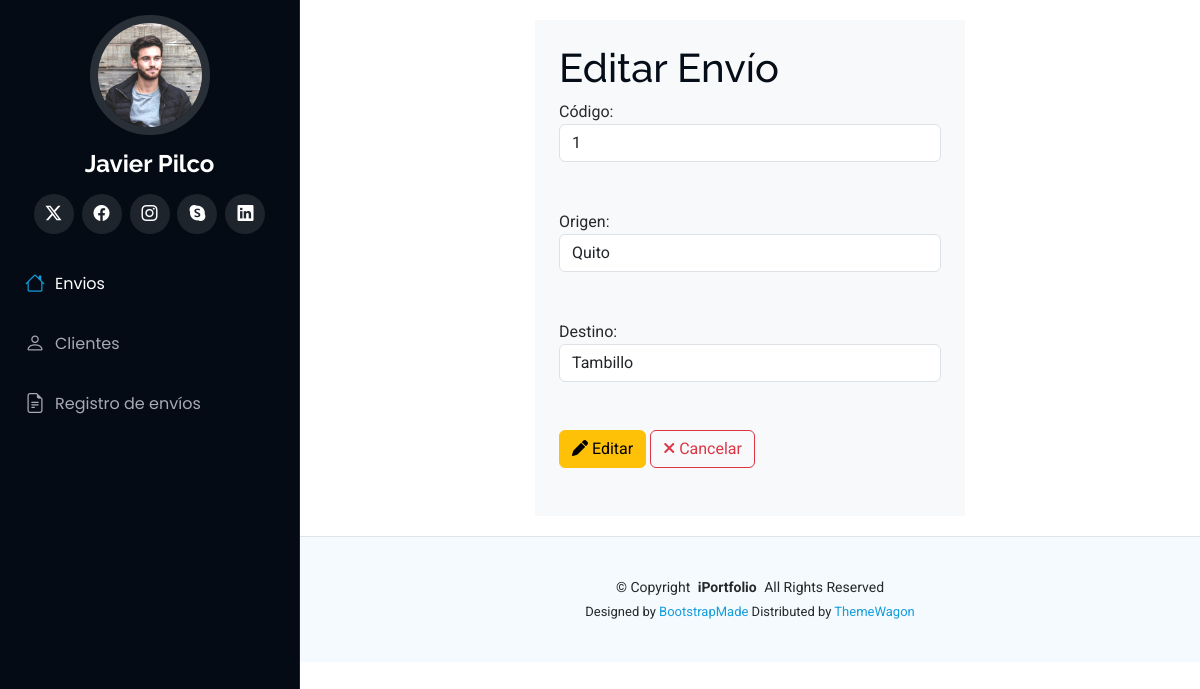
/editarEnvio/1, run on an earlier commit of the app's database.
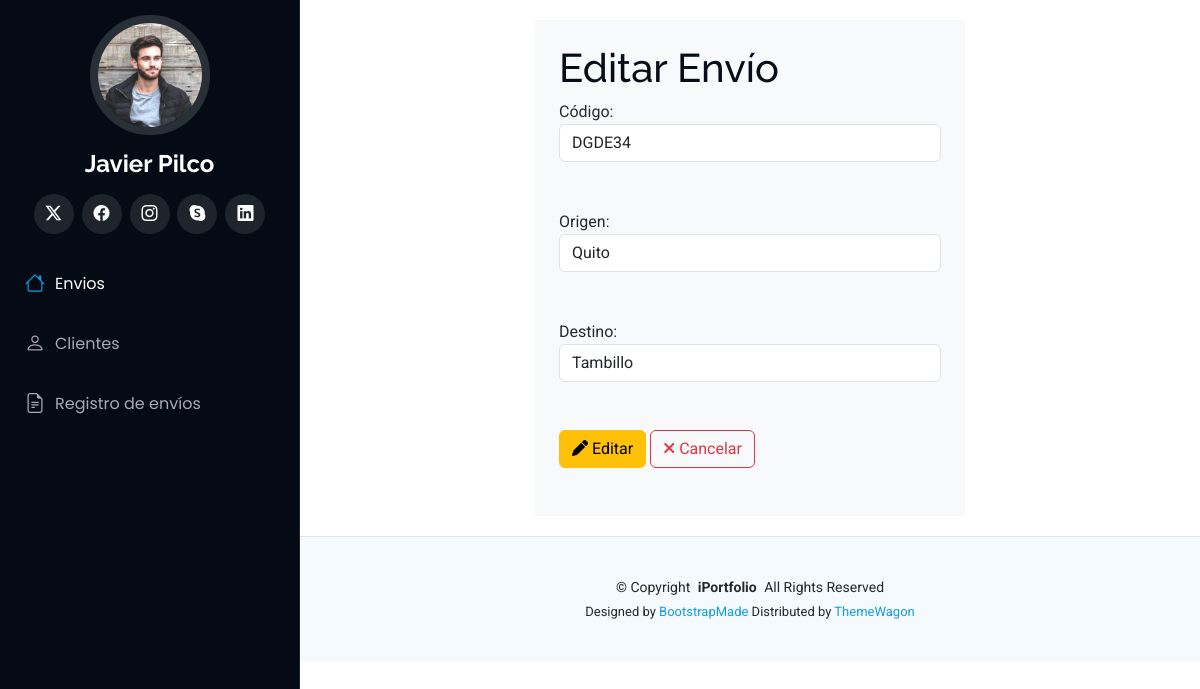
And on a later commit of the database.
### Aplicaciones/Logistica/models.py (models this page shows, shortened)
class Envio(models.Model):
    codigo = models.CharField(max_length=20, unique=True)
    origen = models.CharField(max_length=100)
    destino = models.CharField(max_length=100)

### Aplicaciones/Logistica/views.py (the view)
# urls.py: path('editarEnvio/<id>', views.editarEnvio),
def editarEnvio(request, id):
    envio = Envio.objects.get(id=id)
    return render(request, "editarEnvio.html", {'envio': envio})

### Aplicaciones/Logistica/templates/editarEnvio.html (shortened to what this page needs)
{% extends './plantilla.html' %}
{% block contenido %}
<div class="row">
    <div class="col-md-3"></div>
    <div class="col-md-6 bg-light p-4">
        <h1>Editar Envío</h1>
        <form action="/procesarEdicionEnvio" method="post">
            <label for="codigo">Código:</label><br>
            <input class="form-control" type="text" name="codigo" id="codigo" value="{{ envio.codigo }}" required> <br><br>
            <label for="origen">Origen:</label><br>
            <input class="form-control" type="text" name="origen" id="origen" value="{{ envio.origen }}" required> <br><br>
            <label for="destino">Destino:</label><br>
            <input class="form-control" type="text" name="destino" id="destino" value="{{ envio.destino }}" required> <br><br>
            <button class="btn btn-warning" type="submit">
                <i class="fa fa-pen"></i> Editar
            </button>
            <a class="btn btn-outline-danger" href="/envios">
                <i class="fa fa-times"></i> Cancelar
            </a>
        </form>
        <br>
    </div>
    <div class="col-md-3"></div>
</div>
{% endblock %}

What changed in the data, as far as the page shows it:
changed Envio "Quito": codigo "1" → "DGDE34"
